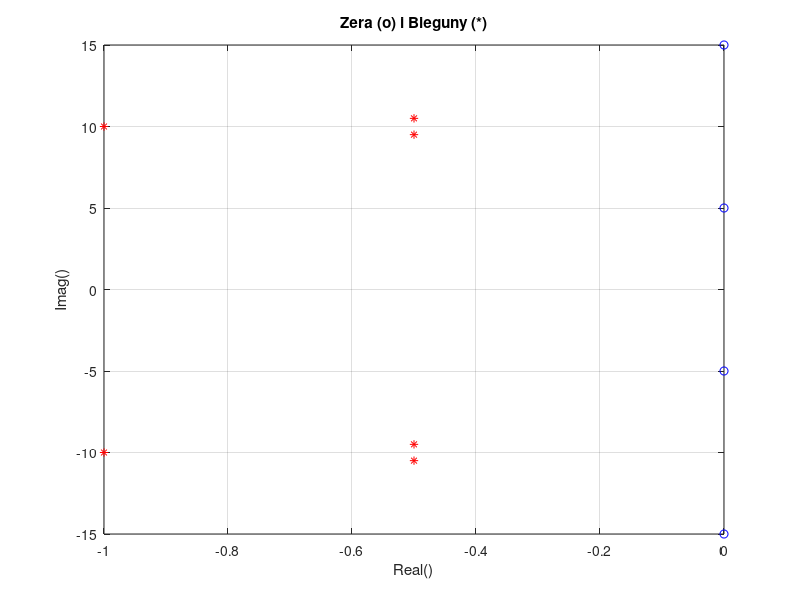
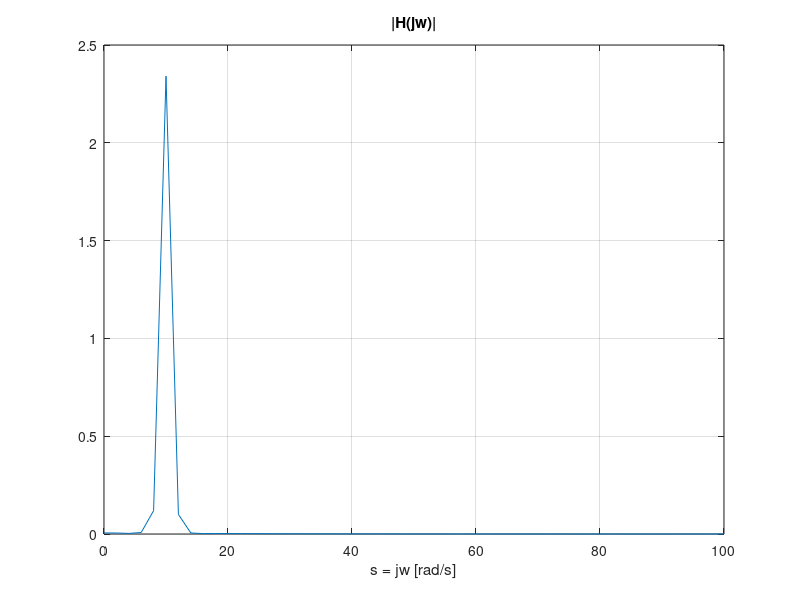
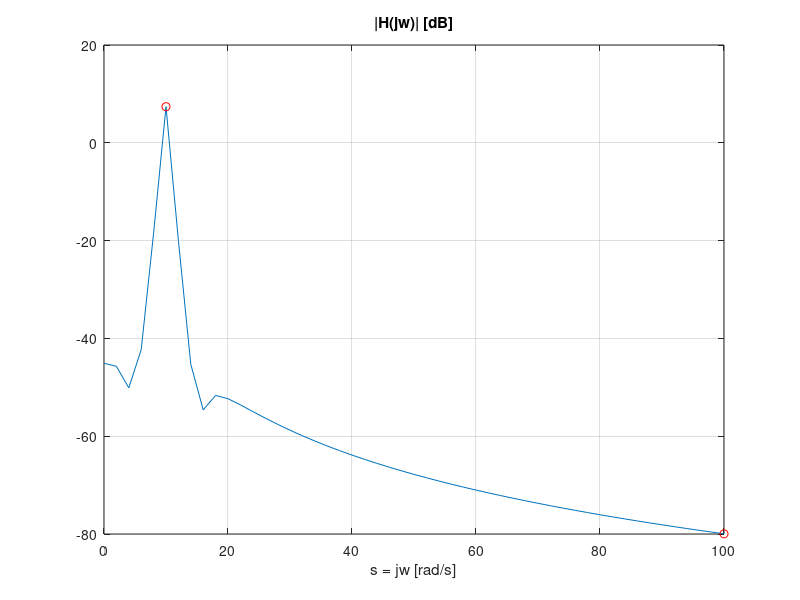
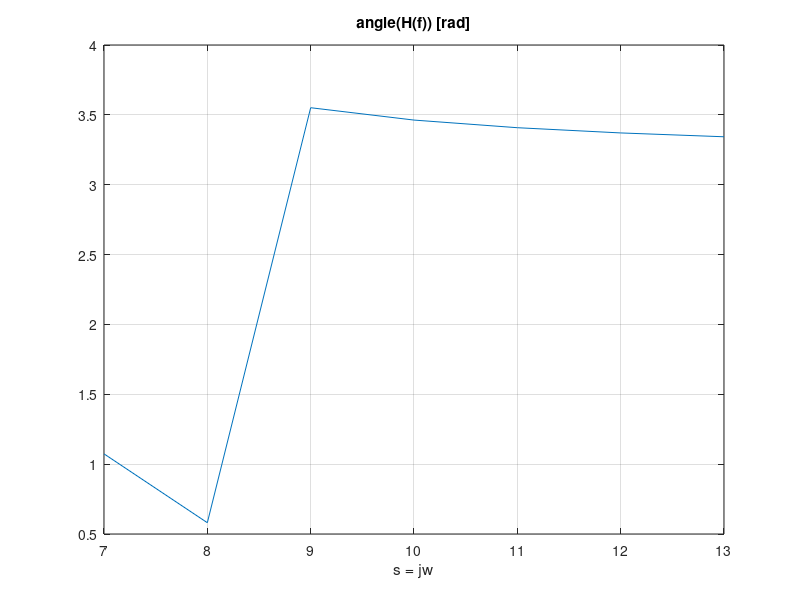

Reproduce these figures in MATLAB, in order.
clear all; close all;
p12 = -0.5 + j*9.5; p12 = [p12, conj(p12)];
p34 = -1 + j*10; p34 = [p34, conj(p34)];
p56 = -0.5 + j*10.5; p56 = [p56, conj(p56)];
p = [p12 p34 p56];
z = [-j*5 j*5 -j*15 j*15]; 

figure; plot(real(z),imag(z),'bo', real(p),imag(p),'r*'); grid;

title('Zera (o) i Bieguny (*)'); xlabel('Real()'); ylabel('Imag()'); pause

w = 0:2:100;
s = j*w;
a = poly(p);
b = poly(z);
H = polyval(b,s) ./ polyval(a,s);

figure; plot(w, abs(H)); xlabel('s = jw [rad/s]'); title('|H(jw)|'); grid; pause;
figure; plot(w,20*log10(abs(H))); xlabel('s = jw [rad/s]'); title('|H(jw)| [dB]'); grid; 
hold on;
[Min, I] = min(20*log10(abs(H)));
[Max, J] = max(20*log10(abs(H)));
plot(w(I),Min,'ro', w(J),Max,'ro'); hold off; pause;

figure; plot(7:13,unwrap(angle(H(7:13)))); xlabel('s = jw'); title('angle(H(f)) [rad]'); grid; pause;

fprintf('Maksymalne tłumienie: %2f\n',Max);
fprintf('Minimalne tłumienie: %2f\n', Min);

% Umieszczenie zera transmitancji z1 na osi urojonej jω = j2π f w
% punkcie z1 = j2π f1 powoduje, ze filtr usuwa z sygnału składowa o czestotliwosci 
% f1 (poniewaz wówczas |H(f1)| = 0)

b = b / max(abs(H));
H = polyval(b,s) ./ polyval(a,s);
figure; plot(w, abs(H)); xlabel('s = jw [rad/s]'); title('|H(jw)|'); grid; pause;
figure; plot(w,20*log10(abs(H))); xlabel('s = jw [rad/s]'); title('|H(jw)| [dB]'); grid; 
hold on;
[Min, I] = min(20*log10(abs(H)));
[Max, J] = max(20*log10(abs(H)));
plot(w(I),Min,'ro', w(J),Max,'ro'); hold off; pause;

fprintf('Wyskalowanie\n');
fprintf('Maksymalne tłumienie: %2f\n',Max);
fprintf('Minimalne tłumienie: %2f\n', Min);

figure; plot(7:13,unwrap(angle(H(7:13)))); xlabel('s = jw'); title('angle(H(f)) [rad]'); grid;

% zero transmitancji słuzy do usuwania wybranych czestotliwosci
% (powoduje "dołek"/"szczeline" w ch-ce amplitudowej filtra), 
% natomiast biegun transmitancji - słuzy do wzmacniania
% wybranych czestotliwosci (powoduje "górke"/"garb")

% zapytac o charakterystyke fazowa